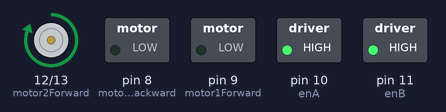
The sketch below on a simulated Arduino Uno, built with avr-gcc and run on an emulated ATmega328P. Shown: motor-driver pin pairs drawn as motors (green arrow = first pin HIGH = forward, orange = second pin HIGH = backward, longer = more drive), switched loads named in the sketch (green lamp = pin HIGH).

Above: at 0.05 s.
Timing chart, 0 to 5.8 s (numbered marks = the images above):
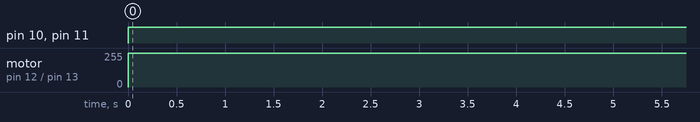

Measured:
- by itself, pin 10 (enA), pin 11 (enB): LOW → HIGH at 0.00 s
- by itself, motor on pin 12 (motor2Forward) / pin 13 (motor2Backward): stopped → forward 255/255 at 0.00 s

The sketch:

spinny.ino
```cpp
/*
okay so welcome to my github repository sorry if this is long
TL;DR is basically just wire ur stuff like the image in the readme (the second one)

i made a function this can be used as an entire code have fun enjoy heres some lorem ipsum
Lorem ipsum dolor sit amet, consectetur adipiscing elit. Vestibulum vulputate turpis sit amet ante sodales, ac accumsan ante maximus. Phasellus iaculis ante sit amet erat semper sodales. Cras scelerisque urna justo, porta egestas nisi finibus sit amet. Vestibulum lacinia ac ante vel semper. Duis pellentesque nibh a elit venenatis venenatis. Proin ac hendrerit nisi, et suscipit enim. Morbi consectetur diam tellus, in iaculis nulla eleifend sit amet.
Quisque id faucibus nibh. Fusce sed tincidunt turpis. Nulla aliquam, lectus suscipit varius varius, nunc enim volutpat sem, eu feugiat urna elit non mi. Vivamus in erat mollis, pulvinar enim sed, consequat neque. Cras et sagittis magna. Sed posuere dui et facilisis tincidunt. In consectetur sem dui, ac imperdiet lectus aliquam et.
Phasellus sagittis vitae ligula ut tristique. Curabitur accumsan finibus volutpat. Donec molestie ligula vel elit laoreet aliquam. Curabitur convallis erat in sapien blandit, ullamcorper varius tellus interdum. Nulla malesuada vitae ipsum ut cursus. Nullam luctus est quis massa sodales sollicitudin. Sed pulvinar neque semper diam aliquam dapibus. Nullam quis molestie arcu. Praesent accumsan fringilla libero quis tristique. Morbi efficitur sem neque, in ultrices lacus mattis lacinia. Quisque quis neque tortor. Vestibulum ante ipsum primis in faucibus orci luctus et ultrices posuere cubilia curae; Cras laoreet erat ac mauris mattis pretium. Suspendisse eu enim laoreet, mollis tortor ac, commodo est. Cras id odio odio.
Vestibulum arcu ante, sodales at consectetur in, mollis nec nunc. Nulla iaculis metus metus, sodales pharetra urna facilisis fermentum. Pellentesque eleifend orci sed erat tempus suscipit eu vel tortor. Pellentesque habitant morbi tristique senectus et netus et malesuada fames ac turpis egestas. Morbi tincidunt accumsan maximus. Suspendisse nec ante sed felis imperdiet congue. Aenean aliquet lacinia iaculis. Nulla at eros eget ante pretium vehicula eu ac dui. Etiam ut felis sed arcu iaculis dictum. Nam eu rutrum arcu, ac pulvinar diam. Etiam eget elementum elit. Donec lacinia mi vel arcu convallis, bibendum porta sapien gravida. Cras vestibulum elit vel commodo tempus. Fusce varius condimentum tortor, ac ornare mauris molestie non.
*/
int ldr = A5;

int enA = 10;
int motor1Forward = 9;
int motor1Backward = 8;

int enB = 11;
int motor2Forward = 12;
int motor2Backward = 13;


void setup() {
  // put your setup code here, to run once:
  pinMode(ldr, INPUT);
  pinMode(enA,OUTPUT);
  pinMode(enB,OUTPUT);
  pinMode(motor1Forward, OUTPUT);
  pinMode(motor1Backward, OUTPUT);
  pinMode(motor2Forward, OUTPUT);
  pinMode(motor2Backward, OUTPUT);
  Serial.begin(9600);
}

void loop() {
  // put your main code here, to run repeatedly:
  enAB(255, 255); // speed
  singleMotor(2, 5000); // make right motor spin :)


}

// enA and enB Functions
void enAB(int ena, int enb) {
  analogWrite(enA, ena);
  analogWrite(enB, enb);
}

void singleMotor(int side, int slep) {
  if (side == 1) { // left
    digitalWrite(motor1Forward, HIGH);
    digitalWrite(motor1Backward, LOW);
    delay(slep);
    digitalWrite(motor1Forward, LOW);
    digitalWrite(motor1Backward, LOW);
  } else if (side == 2) { // right
    digitalWrite(motor2Forward, HIGH);
    digitalWrite(motor2Backward, LOW);
    delay(slep);
    digitalWrite(motor2Forward, LOW);
    digitalWrite(motor2Backward, LOW);
  }
}

// Motor Functions
void Forward(int duration){
     digitalWrite(motor1Forward, HIGH);
    digitalWrite(motor1Backward, LOW);
    digitalWrite(motor2Forward, HIGH);
    digitalWrite(motor2Backward, LOW);
    delay(duration);
     digitalWrite(motor1Forward, LOW);
    digitalWrite(motor1Backward, LOW);
    digitalWrite(motor2Forward, LOW);
    digitalWrite(motor2Backward, LOW);
  }
  void Back(int dur){
         digitalWrite(motor1Forward, LOW);
    digitalWrite(motor1Backward, HIGH);
    digitalWrite(motor2Forward, LOW);
    digitalWrite(motor2Backward, HIGH);
    delay(dur);
    digitalWrite(motor1Forward, LOW);
    digitalWrite(motor1Backward, LOW);
    digitalWrite(motor2Forward, LOW);
    digitalWrite(motor2Backward, LOW);

  }
 void stop(){
    digitalWrite(motor1Forward, LOW);
    digitalWrite(motor1Backward, LOW);
    digitalWrite(motor2Forward, LOW);
    digitalWrite(motor2Backward, LOW);
 }
```
